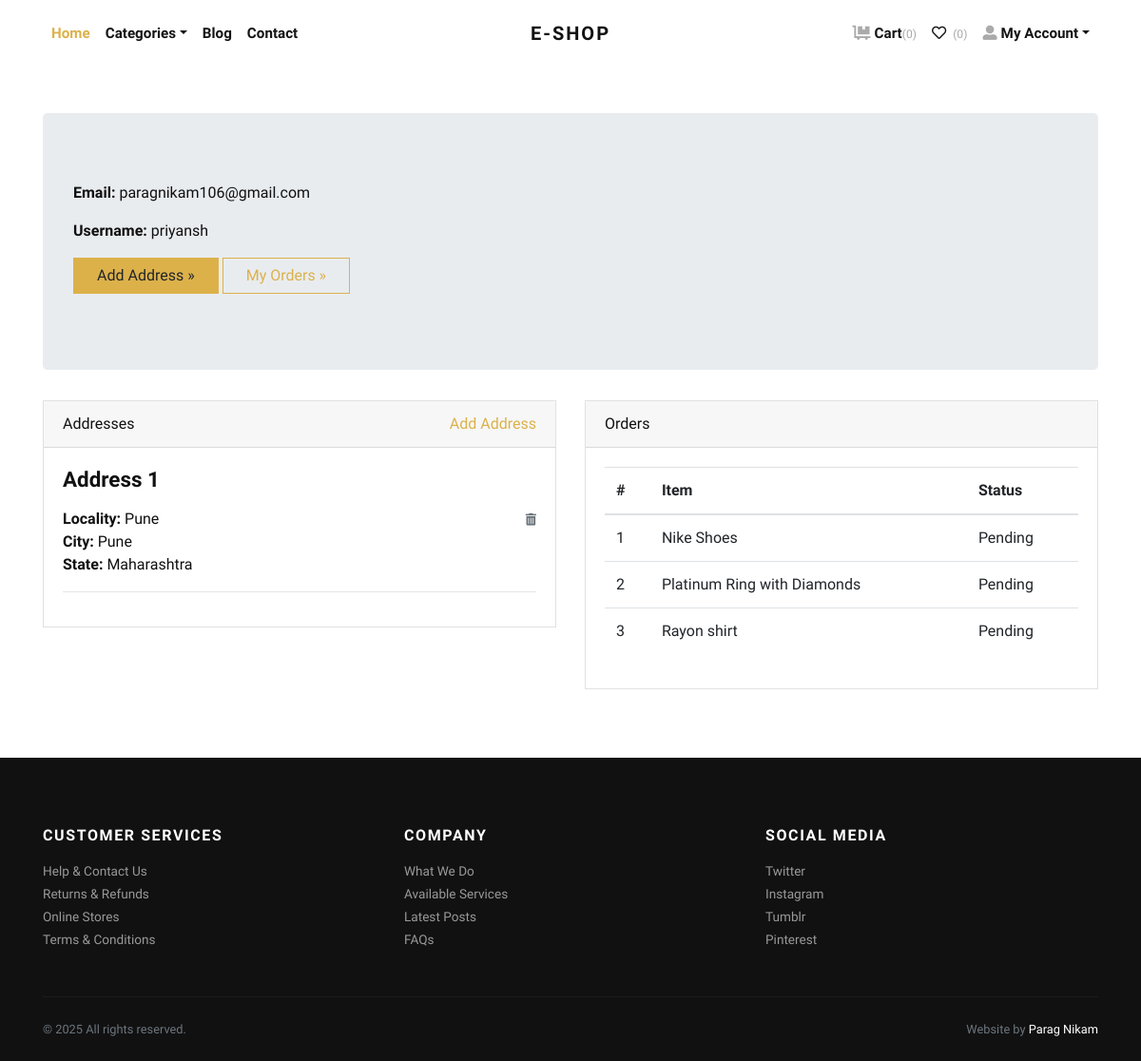
Page /accounts/profile/ (signed in) on the earlier database version.
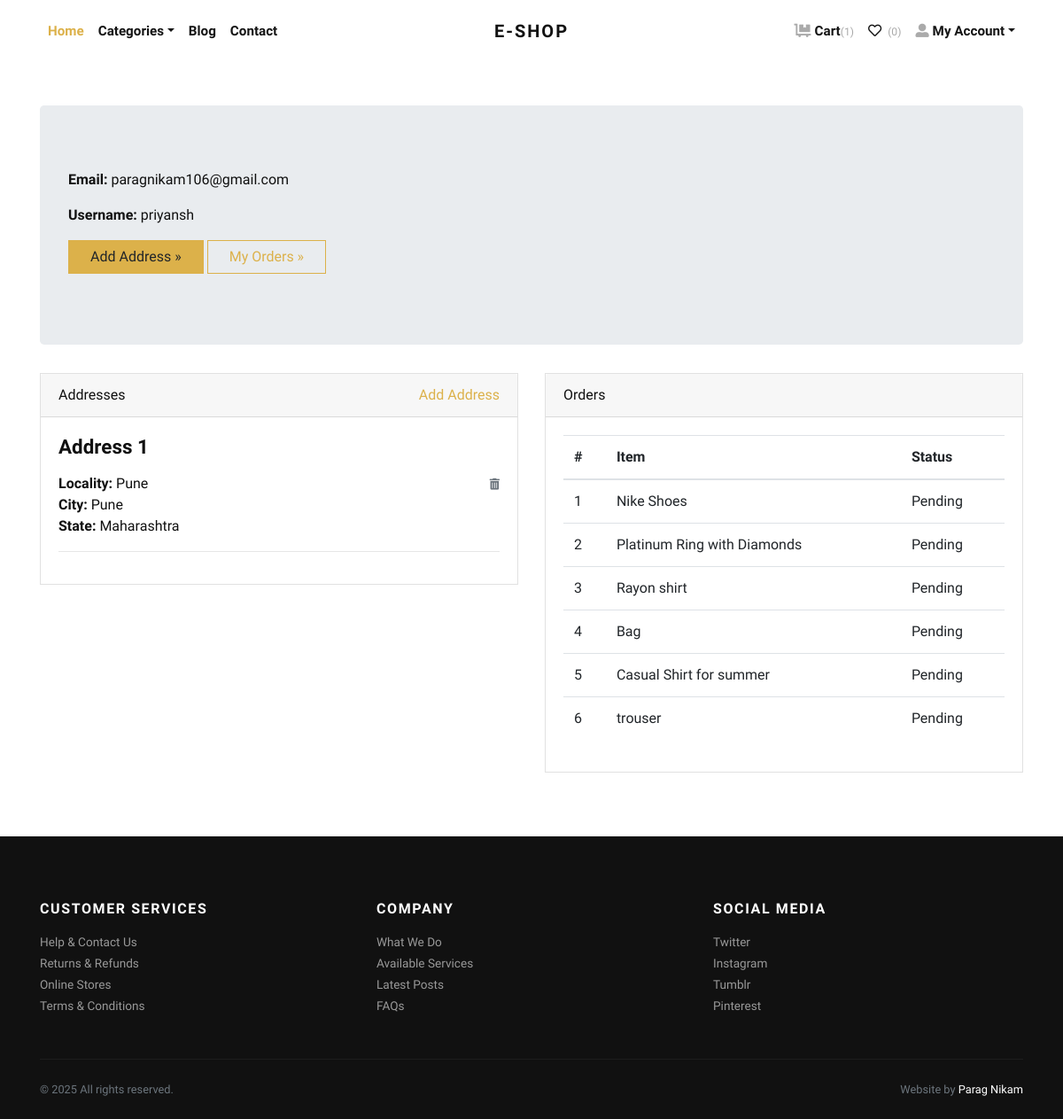
Same page on the later database version.
### store/models.py (models this page shows, shortened)
class Address(models.Model):
    user = models.ForeignKey(User, verbose_name="User", on_delete=models.CASCADE)
    locality = models.CharField(max_length=150, verbose_name="Nearest Location")
    city = models.CharField(max_length=150, verbose_name="City")
    state = models.CharField(max_length=150, verbose_name="State")

class Order(models.Model):
    user = models.ForeignKey(User, verbose_name="User", on_delete=models.CASCADE)
    address = models.ForeignKey(Address, verbose_name="Shipping Address", on_delete=models.CASCADE)
    product = models.ForeignKey(Product, verbose_name="Product", on_delete=models.CASCADE)
    quantity = models.PositiveIntegerField(verbose_name="Quantity")
    ordered_date = models.DateTimeField(auto_now_add=True, verbose_name="Ordered Date")
    status = models.CharField(
        choices=STATUS_CHOICES,
        max_length=50,
        default="Pending"
        )

class Product(models.Model):
    title = models.CharField(max_length=150, verbose_name="Product Title")
    slug = models.SlugField(max_length=160, verbose_name="Product Slug")
    sku = models.CharField(max_length=255, unique=True, verbose_name="Unique Product ID (SKU)")
    short_description = models.TextField(verbose_name="Short Description")
    detail_description = models.TextField(blank=True, null=True, verbose_name="Detail Description")
    product_image = models.ImageField(upload_to='product', blank=True, null=True, verbose_name="Product Image")
    price = models.DecimalField(max_digits=8, decimal_places=2)
    category = models.ForeignKey(Category, verbose_name="Product Categoy", on_delete=models.CASCADE)
    is_active = models.BooleanField(verbose_name="Is Active?")
    is_featured = models.BooleanField(verbose_name="Is Featured?")
    created_at = models.DateTimeField(auto_now_add=True, verbose_name="Created Date")
    updated_at = models.DateTimeField(auto_now=True, verbose_name="Updated Date")
    class Meta:
        verbose_name_plural = 'Products'
        ordering = ('-created_at', )

### store/views.py (the view)
# urls.py: path('accounts/profile/', views.profile, name="profile"),
@login_required
def profile(request):
    addresses = Address.objects.filter(user=request.user)
    orders = Order.objects.filter(user=request.user)
    return render(request, 'account/profile.html', {'addresses':addresses, 'orders':orders})

### store/context_preprocessors.py (called while the page is built)
def store_menu(request):
    categories = Category.objects.filter(is_active=True)
    context = {
        'categories_menu': categories,
    }
    return context

def cart_menu(request):
    if request.user.is_authenticated:
        cart_items= Cart.objects.filter(user=request.user)
        context = {
            'cart_items': cart_items,
        }
    else:
        context = {}
    return context

### templates/account/profile.html (shortened to what this page needs)
{% extends 'base.html' %}
{% load static %}
    {% block content %}
      <div class="container py-5">
        <div class="jumbotron">
          <p><strong>Email:</strong> {{request.user.email}}</p>
          <p><strong>Username:</strong> {{request.user.username}}</p>
          <p><a class="btn btn-primary btn-large" href="{% url 'store:add-address' %}">Add Address »</a> <a class="btn btn-outline-primary btn-large" href="#">My Orders »</a></p>
        </div>
        <div class="row">
          <div class="col-lg-6">
            <div class="card mb-4" id="headings">
              <div class="card-header">Addresses <span class="float-right"><a href="{% url 'store:add-address' %}">Add Address</a></span></div>
              <div class="card-body">
                {% if addresses %}
                    {% for address in addresses %}
                        <h4 class="mb-3">Address {{forloop.counter}}</h4>
                        <span class="float-right"><a href="{% url 'store:remove-address' address.id %}"><i class="fas fa-trash-alt small text-muted"></i></a></span>
                        <p>
                            <strong>Locality: </strong>{{address.locality}} <br>
                            <strong>City: </strong>{{address.city}} <br>
                            <strong>State: </strong>{{address.state}} <br>
                        </p>
                        <hr>
                    {% endfor %}
                {% else %}
                <div class="text-danger">
                  Address not Added.
                </div>
                {% endif %}
              </div>
            </div>
          </div>
          <div class="col-lg-6">
            <div class="card mb-4" id="tables">
              <div class="card-header">Orders</div>
              <div class="card-body">
                <table class="table table-hover">
                  <thead>
                    <tr>
                      <th>#</th>
                      <th>Item</th>
                      <th>Status</th>
                    </tr>
                  </thead>
                  <tbody>
                    {% if orders %}
                      {% for order in orders %}
                        <tr>
                          <td>{{forloop.counter}}</td>
                          <td>{{order.product.title}}</td>
                          <td>
                            {{order.status}}
                          </td>
                        </tr>
                      {% endfor %}
                    {% else %}
                    <tr>
                      <td class="text-danger" colspan="3">You've not Ordered anything yet.</td>
                    </tr>
                    {% endif %}
                  </tbody>
                </table>
              </div>
            </div>
          </div>
        </div>
      </div>
{% endblock content %}

Differences in the rows shown:
added Order: product "Bag", status "Pending"
added Order: product "Casual Shirt for summer", status "Pending"
added Order: product "trouser", status "Pending"
Other differences:
{{ cart_items.count }}: "0" → "1"
